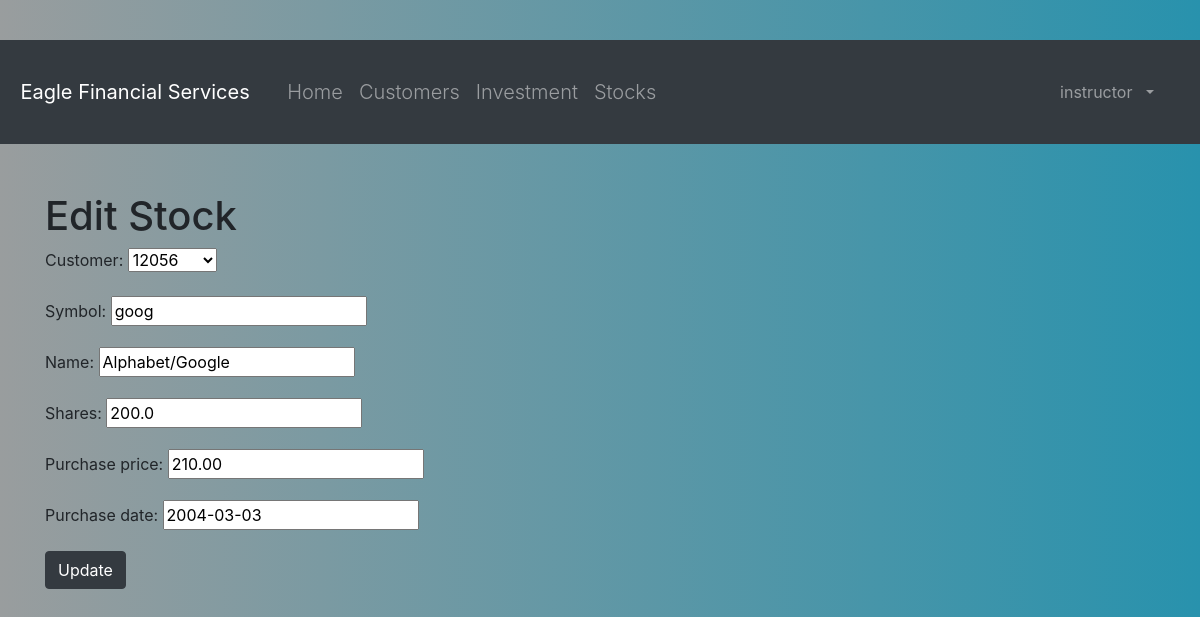
/stock/1/edit/ (signed in), run on the app's committed database.
### portfolio/models.py (models this page shows, shortened)
class Stock(models.Model):
    customer = models.ForeignKey(Customer, on_delete=models.CASCADE, related_name='stocks')
    symbol = models.CharField(max_length=10)
    name = models.CharField(max_length=50)
    shares = models.DecimalField(max_digits=10, decimal_places=1)
    purchase_price = models.DecimalField(max_digits=10, decimal_places=2)
    purchase_date = models.DateField(default=timezone.now, blank=True, null=True)

### portfolio/views.py (the view)
# urls.py: path('stock/<int:pk>/edit/', views.stock_edit, name='stock_edit'),
@login_required
def stock_edit(request, pk):
    stock = get_object_or_404(Stock, pk=pk)
    if request.method == "POST":
        form = StockForm(request.POST, instance=stock)
        if form.is_valid():
            stock = form.save()
            stock.updated_date = timezone.now()
            stock.save()
            stocks = Stock.objects.filter(purchase_date__lte=timezone.now())
            return render(request, 'portfolio/stock_list.html', {'stocks': stocks})
    else:
        form = StockForm(instance=stock)
    return render(request, 'portfolio/stock_edit.html', {'form': form})

### portfolio/forms.py
class StockForm(forms.ModelForm):
    class Meta:
        model = Stock
        fields = ('customer', 'symbol', 'name', 'shares', 'purchase_price', 'purchase_date',)

### portfolio/models.py (called while the page is built)
    def __str__(self):
        return str(self.cust_number)

### portfolio/templates/portfolio/stock_edit.html
{% extends 'portfolio/base.html' %}
{% load crispy_forms_tags %}
{% block content %}
    <h1>Edit Stock</h1>
       <form action="" method="post">{% csrf_token %}
        {{ form.as_p }}
        <button type="submit" class="btn btn-dark">Update</button>
    </form>
</body>
{% endblock %}

### portfolio/templates/portfolio/base.html (shortened to what this page needs)
{% load static %}
<html lang="en">
<head>
  <link rel="stylesheet" href="https://maxcdn.bootstrapcdn.com/bootstrap/4.5.0/css/bootstrap.min.css">
</head>
<body>
 <button class="navbar-toggler" type="button" data-toggle="collapse"  data-target="#navbarCollapse" aria-controls="navbarCollapse"  aria-expanded="false" aria-label="Toggle navigation">
        <span class="navbar-toggler-icon">
        </span>
           </button>
 <nav class="navbar navbar-expand-md navbar-dark bg-dark mb-4">
           <a class="navbar-brand" href="/">Eagle Financial Services</a>
    {% if user.is_authenticated %}
        <div class="collapse navbar-collapse" id="collapsibleNavbar">
            <ul class="navbar-nav">
                <li class="nav-item lead"><a class=nav-link href="{% url 'portfolio:home' %}">Home</a></li>
                <li class="nav-item lead"><a class=nav-link href="{% url 'portfolio:customer_list' %}">Customers</a></li>
                <li class="nav-item lead"><a class=nav-link href="{% url 'portfolio:investment_list' %}">Investment</a></li>
                <li class="nav-item lead"><a class=nav-link href="{% url 'portfolio:stock_list' %}">Stocks</a></li>
            </ul>
    {% endif %}
    <div class="collapse navbar-collapse" id="navbarCollapse">
        {% if user.is_authenticated %}
            <ul class="navbar-nav ml-auto">
                <li class="nav-item">
                                   <a class="nav-link dropdown-toggle" href="#" id="userMenu" data-toggle="dropdown" aria-haspopup="true" aria-expanded="false">
                                       {{ user.username }}
                                   </a>
                </li>
            </ul>
        {% else %}
            <form class="form-inline ml-auto">
                <a href="{% url 'login' %}" class="btn btn-outline-secondary"> Log In</a>
                             <a class="navbar-brand" href="{% url 'portfolio:register' %}"> Sign Up </a>
            </form>
        {% endif %}
    </div>
</nav>
<div class="content container">
    <div class="row">
        <div class="col-md-8">
            {% block content %}{% endblock %}
</body>
</html>

### portfolio/templates/portfolio/base.html (style rules this page uses)
body,html { height: 100%; margin: 0; background: #7F7FD5; background: -webkit-linear-gradient(to right, #536366, #999d9e); background: linear-gradient(to right, #999d9e, #2892ad); }

### data on the page
Stock: customer "12056", symbol "goog", name "Alphabet/Google", shares "200.0", purchase_price "210.00", purchase_date "2004-03-03"

### other printed values
{{ user.username }} "instructor"
